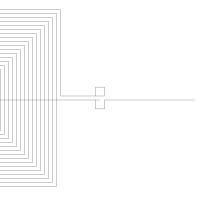

Reproduce this figure in Python.
#!/usr/bin/python
import argparse
import drawsvg as draw
from numpy import array, sqrt, pi, log
from math import floor, ceil

ALIGN_BOTTOM = 0
ALIGN_TOP = 1


PIXEL_SCALE = 8.93 # customize it per computer

SIZE_0603_IN_PIXEL = 1.6 * PIXEL_SCALE
SIZE_0402_IN_PIXEL = 1 * PIXEL_SCALE
#
#  Embroidery coil maker, import to inkscape to generate pes file
#**** Size unit is mm and inductance is uH
class CoilMaker:

    ## static function to generate a coil with a transmission line directly
    def GenerateCoil(name, transmission_line_length, inductance, size = 0, reverse = False, intergrated_r = False, intergrated_c = False):
        coilMaker = CoilMaker(inductance * (10 ** -6), size)
        d = draw.Drawing(200, 200, origin='center', displayInline=False)
        p = draw.Path(stroke_width=0.202, stroke='black', fill_opacity ="0")
        coilMaker.makeCoil(p, transmission_line_length, intergrated_r, intergrated_c,
                    reverse) 

        d.append(p)
        d.save_svg(name + ".svg")  # Save to file


    def __init__(self, inductance, size = 0):

        self.inductance = inductance
        self.size = size
        self.line_width = 0.202
        self.spacing = 0.5
        self.relative_permeability = 1  # 相对磁导率，单位长度上的电感
  
        self.minimum_stitch_length = 0.5 
        # self.n_turns = self.calculateNTurns()
        self.n_turns = 23
        print("nTurns:", self.n_turns)
        # self.d_in = self.spacing if self.size == 0 else self.size - (self.spacing + self.line_width) * self.n_turns * 2
        self.d_in = self.spacing
        self.d_out = self.size if self.size > 0 else self.d_in + (self.spacing + self.line_width) * self.n_turns * 2
        print("din:", self.d_in)
        print("dout:", self.d_out)

    ## calculate the number of turns, based on (optional) dout and target inductance.
    def calculateNTurns(self): 
        best_n, l_diff = 0, 100

        if self.size > 0:
            ### binary search to find the  number of turns given the inductance
            min_n = 1
            max_n = 50
            while min_n < max_n:
                n = (min_n + max_n) // 2
                d_in = self.size - (self.spacing + self.line_width) * n * 2
                print("n chosen in binary search: ", n)
                if d_in < 0:
                    max_n = n - 1
                    continue
                d_out = self.size
                l = CoilMaker.getSingleInductance(d_in, d_out, n, self.relative_permeability)
                print("single inductance: ", l)
                if l <= self.inductance:
                    min_n = n + 1
                else:
                    max_n = n - 1
                if abs(l - self.inductance) < l_diff:
                    l_diff = abs(l - self.inductance)
                    best_n = n
        else:
            ### binary search to find the number of turns for the smallest inductor
            min_n = 1
            max_n = 50
            while min_n < max_n:
                n = (min_n + max_n) // 2
                d_in = self.spacing
                d_out = d_in + (self.spacing + self.line_width) * n * 2
                l = CoilMaker.getSingleInductance(d_in, d_out, n, self.relative_permeability)
                if l <= self.inductance:
                    min_n = n + 1
                else:
                    max_n = n - 1
                if abs(l - self.inductance) < l_diff:
                    l_diff = abs(l - self.inductance)
                    best_n = n
        return best_n

    # Stitch Coil and Transmission line
    def makeCoil(self, path, transmission_line_length, integrated_r = False, integrated_c = False, reverse = False):
        
        reverseF = -1 if reverse else 1
        path.M(95, 0)
        coil_location = array([(transmission_line_length)*reverseF*PIXEL_SCALE, 0])
        spacing = array([self.spacing*PIXEL_SCALE, self.spacing*PIXEL_SCALE])
        print("line_width: ", self.line_width * PIXEL_SCALE)
        spacing[0] = 4
        spacing[1] = 4
        print("spacing: ", spacing[0])
        print("width: ", self.line_width * PIXEL_SCALE)
        print("inner: ", self.d_in * PIXEL_SCALE)
        din = array([self.d_in*PIXEL_SCALE, self.d_in*PIXEL_SCALE]) 
        print("coil_location: ", coil_location)
        self.stitchConnectionNode(path, [0, coil_location[1]], ALIGN_BOTTOM)
        if integrated_r:
            smd_r_location = (5*PIXEL_SCALE+SIZE_0603_IN_PIXEL)
            path.L(coil_location[0] - reverseF * smd_r_location, coil_location[1])  
            self.stitchConnectionNode(path, [coil_location[0] - reverseF * smd_r_location, coil_location[1]], ALIGN_BOTTOM)  
            path.L(coil_location[0] - reverseF * (smd_r_location-SIZE_0603_IN_PIXEL), coil_location[1]) 
            self.stitchConnectionNode(path, [coil_location[0] - reverseF * (smd_r_location-SIZE_0603_IN_PIXEL), coil_location[1]], ALIGN_BOTTOM)  
        
        if integrated_c:
            smd_c_location = (1 + PIXEL_SCALE+SIZE_0603_IN_PIXEL)
            path.L(coil_location[0] - reverseF * smd_c_location, coil_location[1])  
            self.stitchConnectionNode(path, [coil_location[0] - reverseF * smd_c_location, coil_location[1]], ALIGN_BOTTOM)  
            path.L(coil_location[0] - reverseF * (smd_c_location-SIZE_0603_IN_PIXEL), coil_location[1]) 
            self.stitchConnectionNode(path, [coil_location[0] - reverseF * (smd_c_location-SIZE_0603_IN_PIXEL), coil_location[1]], ALIGN_BOTTOM)  

        centers = array([coil_location[0] + (self.d_out/2)*reverseF*PIXEL_SCALE, coil_location[1]])
        path.L(centers[0], centers[1])
        self.stitchCoil(path, centers, din, spacing, reverse)
        path.L(0, centers[1] - spacing[1])
        self.stitchConnectionNode(path, [0, centers[1] - spacing[1]], ALIGN_TOP)
        print("single inductance: ", CoilMaker.getSingleInductance(self.d_in, self.d_out, self.n_turns, self.relative_permeability))

    # Stitch Connection Node
    def stitchConnectionNode(self, p, location, alignment = 0): 
 
        self.last_point = location
        size_in_pixel = 1  * PIXEL_SCALE
        if alignment == ALIGN_BOTTOM:
            self.drawStitches(p, location[0] + size_in_pixel/2, location[1])
            print(self.last_point)
            self.drawStitches(p, location[0] + size_in_pixel/2, location[1] + size_in_pixel)
            print(self.last_point)
            self.drawStitches(p, location[0] - size_in_pixel/2, location[1] + size_in_pixel)
            self.drawStitches(p, location[0] - size_in_pixel/2, location[1])
            self.drawStitches(p, location[0], location[1])
        else:
            self.drawStitches(p, location[0] + size_in_pixel/2, location[1])
            self.drawStitches(p, location[0] + size_in_pixel/2, location[1] - size_in_pixel)
            self.drawStitches(p, location[0] - size_in_pixel/2, location[1] - size_in_pixel)
            self.drawStitches(p, location[0] - size_in_pixel/2, location[1])
            self.drawStitches(p, location[0], location[1]) 
        return p

    # Stitch Coil
    def stitchCoil(self, p, centers, din, spacing, reverse = False): 
        next_top_left_corner = array([centers[0]-din[0]/2, centers[1]-din[1]/2])
        next_bot_right_corner = array([centers[0]+din[0]/2, centers[1]+din[0]/2])
        print("top, left corneer: ", next_top_left_corner)
        print("bottom, right corner: ", next_bot_right_corner)
        self.last_point = centers

        for turn in range(0,self.n_turns):
            if reverse:
                self.drawStitches(p, next_top_left_corner[0], self.last_point[1]) #Right to Left
                self.drawStitches(p, next_top_left_corner[0], next_top_left_corner[1]) #Top to Bottom
                self.drawStitches(p, next_bot_right_corner[0], next_top_left_corner[1]) #Left to Right
                if turn == (self.n_turns -1):
                    self.drawStitches(p, next_bot_right_corner[0], centers[1] - spacing[1]) #Bottom to Tio
                else:
                    self.drawStitches(p, next_bot_right_corner[0], next_bot_right_corner[1])#Bottom to Tio
            else:
                self.drawStitches(p, next_bot_right_corner[0], self.last_point[1]) #Left to Right
                self.drawStitches(p, next_bot_right_corner[0], next_top_left_corner[1]) #Top to Bottom
                self.drawStitches(p, next_top_left_corner[0], next_top_left_corner[1]) #Left to Right
                if turn == (self.n_turns -1):
                    self.drawStitches(p, next_top_left_corner[0], centers[1] - spacing[1])#Bottom to Tio
                else:
                    self.drawStitches(p, next_top_left_corner[0], next_bot_right_corner[1]+spacing[1])#Bottom to Tio

            next_top_left_corner -= spacing
            next_bot_right_corner += spacing
        return p


    def drawStitches(self, p, x, y):
        dx = x - self.last_point[0]
        dy = y - self.last_point[1]
        length = sqrt((dx**2) + (dy**2))
        
        stitches = length/(self.minimum_stitch_length* PIXEL_SCALE)
        for i in range(1, floor(stitches)):
            # print(stitches)
            p.L(self.last_point[0] + dx/stitches*i, self.last_point[1] + dy/stitches*i)
        p.L(x, y)
        self.last_point = array([x, y])

    def getSingleInductance(d_in, d_out, n, rp): 
        C1 = 1.27
        C2 = 2.07
        C3 = 0.18
        C4 = 0.13
        N = n
        diaAvg = (10**-3 * (d_in + d_out) / 2)
        permeability = 4*pi*10**(-7) * rp
        fillratio = ( d_out - d_in)/( d_out + d_in)
        L = ((permeability *  N**2 *diaAvg* C1)/2) * (log(C2/fillratio) + C3*fillratio + C4* fillratio**2)
        return L

    def getDoubleInductance(d_in, d_out, n, rp, thickness):
        N = n
        X = thickness
        A = 0.184
        B = -0.525
        C = 1.038
        D = 1.001
        KC = (N**2)/( (A*X**3 + B*X**2 + C*X + D) * ( (1.67*N**2 -5.84*N +65)* 0.64) )
        L12 = CoilMaker.getSingleInductance(d_in, d_out, n, rp)
        Ltot = 2*L12 + 2*KC * L12
        return Ltot



if __name__=="__main__":
    CoilMaker.GenerateCoil("coil22", 2, 30, 25,reverse= True, intergrated_c= False, intergrated_r=False)


    
